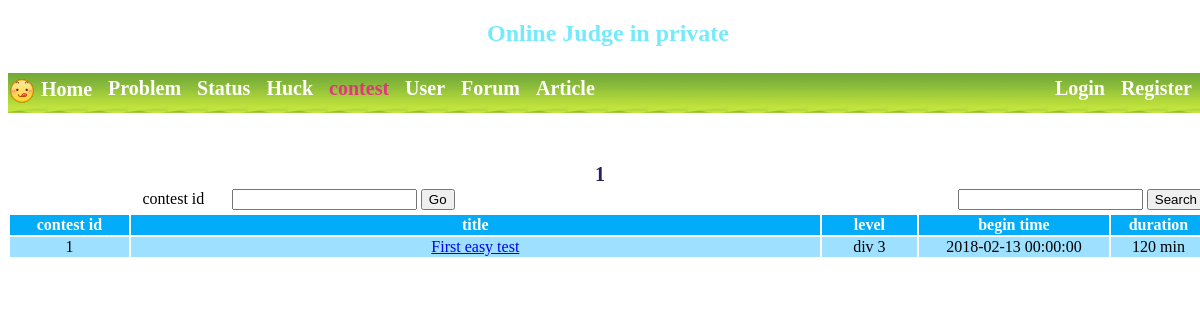
Page /Html/Contest.php on the committed database.
### tables this page shows
CREATE TABLE IF NOT EXISTS `contest_information_1` (
  `contest_id` int(11) NOT NULL,
  `level` int(11) NOT NULL,
  `type` int(11) NOT NULL,
  `begin_time` datetime NOT NULL,
  `duration` int(11) NOT NULL,
  `limit_par` int(11) NOT NULL,
  `name` varchar(1000) NOT NULL,
  `creator_id` int(11) NOT NULL,
  `problem_number` int(11) NOT NULL,
  PRIMARY KEY (`contest_id`),
  KEY `contest_id` (`contest_id`),
  KEY `level` (`level`),
  KEY `type` (`type`)
);

### Php/Public_1.php (called while the page is built, shortened)
<?php
	function get_of_web_number_information($conn,$uid){
		$next_number_return = -9456487;
		$sql = "SELECT * FROM web_number_information WHERE id = '$uid'";
		$result = mysqli_query($conn,$sql);
		while ($row = mysqli_fetch_array($result)) {
			$next_number_return = $row['next_numbers'];
		}
		return $next_number_return;
	}
 ?>

### Html/Contest.php (the view, shortened to what this page needs)
<?php
	include "../Php/Public_1.php";
	function display_level($num){
		if ( $num == 0 ) {
			echo "div 3";
		}else if ( $num == 1 ) {
			echo "div 2";
		}else if ( $num == 2 ) {
			echo "div 1'2";
		}else if ( $num == 3 ) {
			echo "div 1";
		}else {
			echo "education";
		}
	}
?>
<!DOCTYPE html>
<html>
<head>
	<link rel="stylesheet" type="text/css" href="../Css/Home.css">
	<link rel="stylesheet" type="text/css" href="../Css/public_1.css">
	<link rel="stylesheet" type="text/css" href="../Css/problem.css">
</head>
<body>
	<div id="package">
		<div id="head">
			<h2>
				<span class="_blue_1">Online Judge in private</span>
			</h2>
		</div>
		<div id="menu_backgound">
			<a href="index.php" class="menu_label_1 menu_a">
				<img id = "position_photo" src="../photo/display1.png">
				Home
			</a>
			<a href="problem.php" class="menu_label_1 menu_a">
				Problem
			</a>
			<a href="Status.php" class="menu_label_1 menu_a">
				Status
			</a>
			<a href="huck_display.php" class="menu_label_1 menu_a">
				Huck
			</a>
			<a href="Contest.php" class="menu_label_1 menu_a new_color_imp">
				contest
			</a>
			<a href="user.php" class="menu_label_1 menu_a">
				User
			</a>
			<a href="forum.php" class="menu_label_1 menu_a">
				Forum
			</a>
			<a href="article.php" class="menu_label_1 menu_a">
				Article
			</a>
					<?php
				if( $GLOBALS['loading_user_flag'] ){
					?>
						<a href="index.php?out=1" class="menu_label_1 menu_a float_imp_right">
							Sign out
						</a>
						<a href="mypage.php" class="menu_label_1 menu_a float_imp_right">
							<?php echo $GLOBALS['loading_username']; ?>
						</a>
					<?php
				}else{
					?>
						<a href="register.php" class="menu_label_1 menu_a float_imp_right">
							Register
						</a>
						<a href="loading.php" class="menu_label_1 menu_a float_imp_right">
							Login
						</a>
					<?php
				}
			?>
		</div>
	</div>
	<div id="problem_main_backgound">
		<?php
			$have_page = get_of_web_number_information($conn,7);
			$have_page--;
			$each_page_number = 100;
			$page_numbers_have = (int)(($have_page + $each_page_number - 1) / $each_page_number);
			for ($i=1; $i <= $page_numbers_have; $i++) {
				?>
					<a href="contest.php?page=<?php echo($i); ?>" class = "page_a">
						<?php echo $i; ?>
					</a>
				<?php
			}
		?>
		<table width="1200px" align="center">
			<tbody>
				<tr>
					<td width="10%"> </td>
					<form>
						<td width="10%">contest id</td>
						<td colspan="2" width="15%"><input type="text" name="ser_pro_id"></td>
						<td width="10%" align="left"><input type="submit" name="submit" value="Go"></td>
					</form>
					<td colspan="3" width="40%"> </td>
					<form>
						<td><input type="text" name="ser_pro_title"></td>
						<td><input type="submit" name="submit" value="Search"></td>
					</form>
				</tr>
			</tbody>
		</table>
		<table width="1200px" align="center">
			<thead>
				<tr class="first_table">
					<td width="10%">contest id</td>
					<td>title</td>
					<td width="8%">level</td>
					<td width="16%">begin time</td>
					<td width="8%">duration</td>
				</tr>
			</thead>
			<tbody>
				<?php
					if ( isset($_GET['page']) ) {
						$page_begin_add = $_GET['page'];
						$page_begin_add = ($page_begin_add-1)*$each_page_number;
						$begin_id = $page_begin_add;
						$end_id = $begin_id + $each_page_number;
					}else{
						$begin_id = ($page_numbers_have-1)*$each_page_number;
						$end_id = $page_numbers_have*$each_page_number;
					}
					if( $end_id > $have_page ){
						$end_id = $have_page;
					}
					$here_row = 0;
					$sql = "SELECT contest_id,level,begin_time,duration,name FROM contest_information_1 LIMIT $begin_id,$end_id";
					$result = mysqli_query($conn,$sql);
					if( !$result ){
						echo "Error: " . $sql . "<br>" . $conn->error;
					}else{
						while ($row = mysqli_fetch_array($result)) {
							$here_row++;
							$cid = $row['contest_id'];
							?>
								<tr class="<?php if($here_row%2==0){echo('odd_table');}else{echo('even_table');} ?>">
									<td><?php echo $cid; ?></td>
									<td><a href="contest/index.php?cid=<?php echo($cid) ?>"><?php echo $row['name']; ?></a></td>
									<td><?php display_level($row['level']); ?></td>
									<td><?php echo $row['begin_time']; ?></td>
									<td><?php echo $row['duration']." min"; ?></td>
								</tr>
							<?php
						}
					}
				?>
			</tbody>
		</table>
	</div>
</body>
</html>

### Css/Home.css (style rules this page uses)
body { background:url(../photo/Home.jpg); background-position: center top; background-size: 100% 100%; background-repeat: no-repeat; background-attachment: fixed; text-align: center; }

### Css/public_1.css (style rules this page uses)
#package { position: relative; width: 1200px; margin: 0 auto; }
#head { height: 53px; text-align: center; }
#menu_backgound { background: url(../photo/menu_1.jpg) repeat scroll; background-size: 40px 40px; font-weight: bold; height: 40px; text-align: left; width: 100%; z-index: 2; }
#position_photo { position: static; vertical-align: middle; }
.new_color_imp { color: #ff0097b8!important; }
._blue_1 { color: #76eafd; }
.menu_label_1 { float: left; padding-top: .25rem; padding-bottom: .25rem; margin-right: 1rem; font-size: 1.25rem; line-height: inherit; }
.menu_a { text-decoration: none; color: #fff; }
.float_imp_right { float: right!important; }
img { height: auto; border: 0; vertical-align: middle; }

### Css/problem.css (style rules this page uses)
#problem_main_backgound { background-color: rgba(255,255,255,0.5); width: 1200px; margin: 50px auto; }
.page_a { text-decoration: none; color: #25215d; font-size: 1.25rem; margin-right: 1rem; line-height: inherit; font-weight: bold; }
.first_table { background-color: #03acf9; font-size: 1rem; font-weight: bold; color: white; }
.even_table { background-color: #9de0ff; font-size: 1rem; }

### rows in the picture
contest_information_1: contest_id "1", name "First easy test", level "div 3", begin_time "2018-02-13 00:00:00", duration "120"
